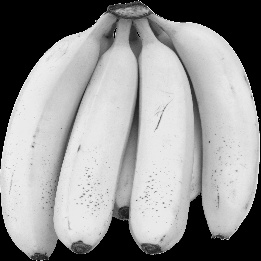
#> input picture images/Banana_height_261_resize.jpg, 261 x 261 px, given in place of banana1.jpg, which was not available
$ python conver_grayscale.py
#> lines starting #> are read from the running program, lines starting #| are printed output that depends on the picture; pictures that were not available may be replaced by others from this repository, and a replacement may not be noted
#!/usr/bin/env python3
# -*- coding: utf-8 -*-
"""
Created on Sat Feb 12 13:33:12 2022

@author: vijaykrishna
"""

import cv2
import matplotlib.pyplot as plt

# reading the image
banana_image = cv2.imread('banana1.jpg')
#> banana_image is the input picture: shape (261, 261, 3); min 0, max 250, mean 149.4
apple_image = cv2.imread('apple1.jpg')
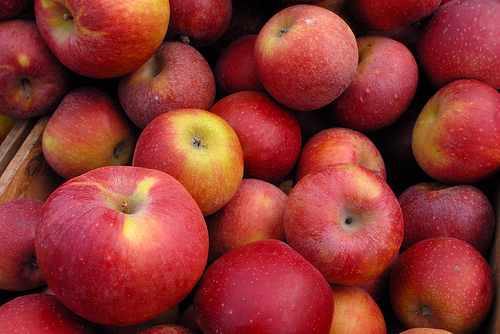
#> input picture images/apple1.jpg, 500 x 334 px, found by its file name
#> apple_image is the input picture: shape (334, 500, 3); mean B, G, R 48.9, 52.8, 142
guava_image = cv2.imread('guava1.jpg')
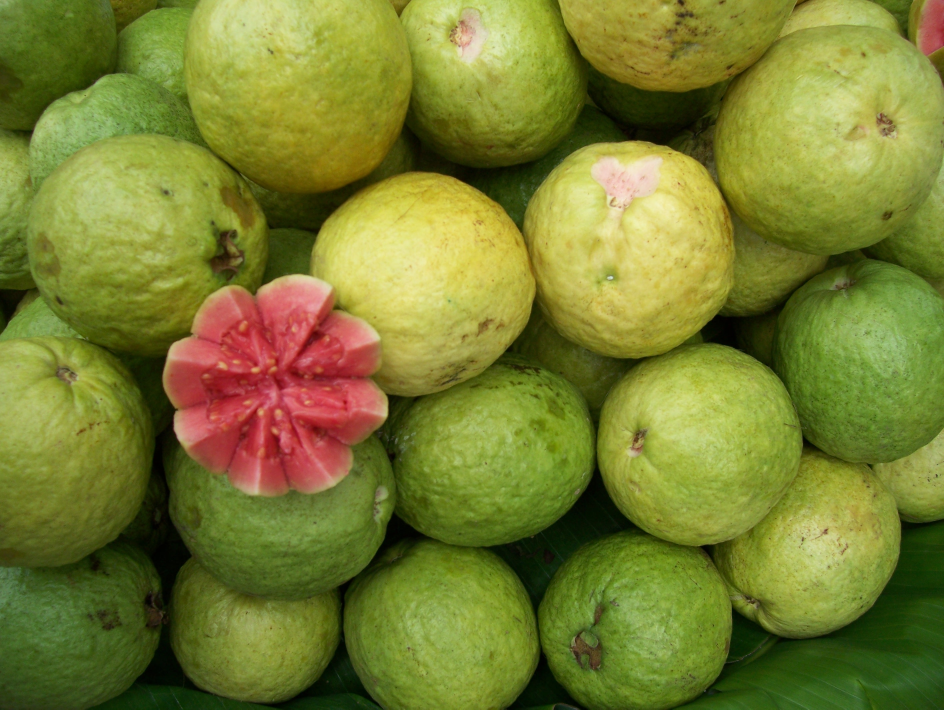
#> input picture images/guava1.jpg, 2832 x 2128 px, found by its file name (shown at 1/3 size)
#> guava_image is the input picture: shape (2128, 2832, 3); mean B, G, R 48.8, 126.8, 120.6

plt.imshow(banana_image[:,:,1])

#convert banana to the grey scale
banana_grey = cv2.cvtColor(banana_image, cv2.COLOR_BGRA2GRAY)

#writing the grey image to another file
cv2.imwrite('Grey_image_of_banana.jpg', banana_grey)


#get the dimensions
dimensions = banana_image.shape
#> dimensions = (261, 261, 3)
height = banana_image.shape[0]
#> height = 261
width = banana_image.shape[1]
#> width = 261
channels = banana_image.shape[2]
#> channels = 3

#printing the dimensions
print("Dimensions of Banana : ")
print('Image Dimension:' ,dimensions)
#| Image Dimension: (261, 261, 3)
print('Image height:', height)
#| Image height: 261
print('Image width:', width)
#| Image width: 261
print('Number of channels:', channels)
#| Number of channels: 3

plt.imshow(apple_image[:,:,1])

#convert apple to the grey scale
apple_grey = cv2.cvtColor(apple_image, cv2.COLOR_BGRA2GRAY)
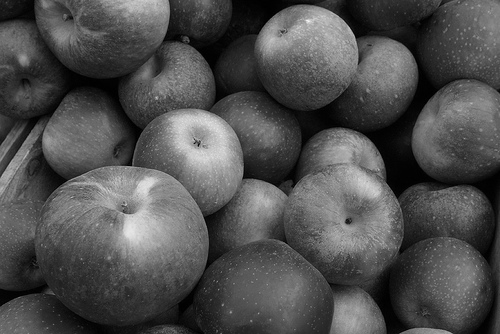
#> apple_grey: shape (334, 500); min 0, max 243, mean 79

#writing the grey image to another file
cv2.imwrite('Grey_image_of_apple.jpg', apple_grey)


#get the dimensions
dimensions = apple_image.shape
#> dimensions = (334, 500, 3)
height = apple_image.shape[0]
#> height = 334
width = apple_image.shape[1]
#> width = 500
channels = apple_image.shape[2]

#printing the dimensions
print("Dimensions of apple : ")
print('Image Dimension:' ,dimensions)
#| Image Dimension: (334, 500, 3)
print('Image height:', height)
#| Image height: 334
print('Image width:', width)
#| Image width: 500
print('Number of channels:', channels)
#| Number of channels: 3


plt.imshow(guava_image[:,:,1])

#convert guava to the grey scale
guava_grey = cv2.cvtColor(guava_image, cv2.COLOR_BGRA2GRAY)
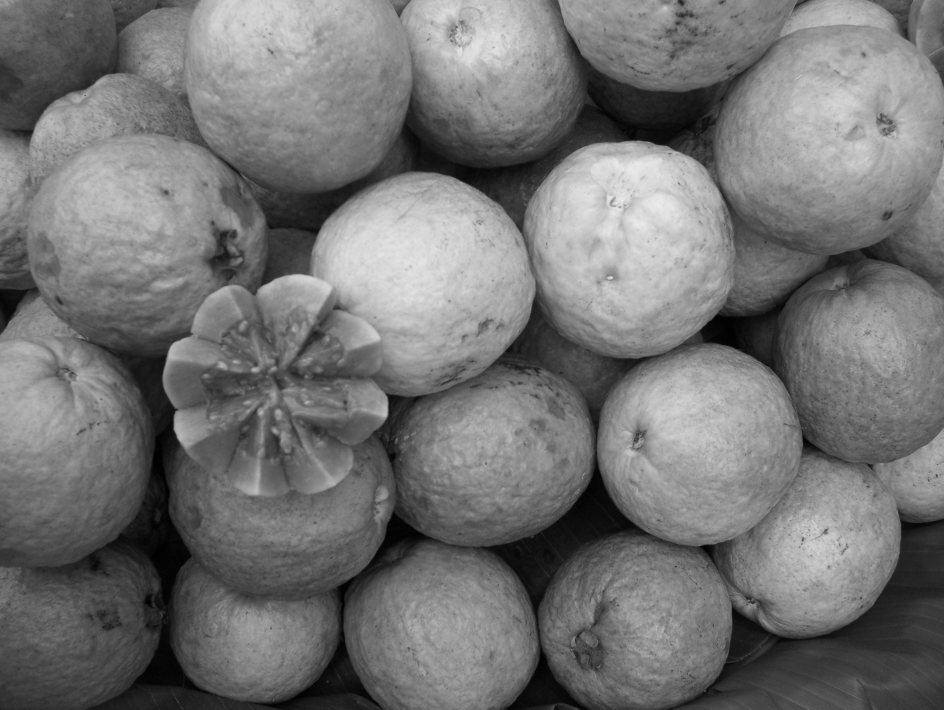
#> guava_grey: shape (2128, 2832) (shown at 1/3 size); min 0, max 238, mean 116

#writing the grey image to another file
cv2.imwrite('Grey_image_of_guava.jpg', guava_grey)


#get the dimensions
dimensions = guava_image.shape
#> dimensions = (2128, 2832, 3)
height = guava_image.shape[0]
#> height = 2128
width = guava_image.shape[1]
channels = guava_image.shape[2]

#printing the dimensions
print("Dimensions of guava : ")
print('Image Dimension:' ,dimensions)
#| Image Dimension: (2128, 2832, 3)
print('Image height:', height)
#| Image height: 2128
print('Image width:', width)
#| Image width: 2832
print('Number of channels:', channels)
#| Number of channels: 3
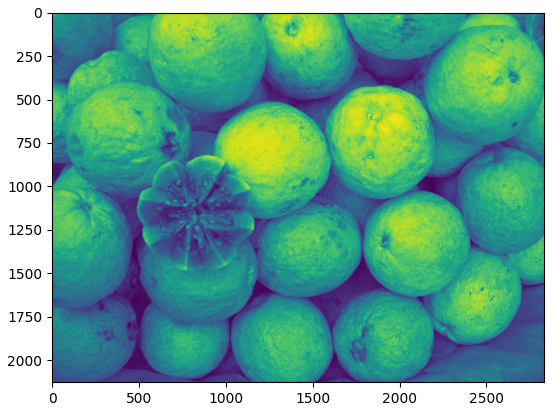
#> figure drawn by matplotlib, 1 panel
